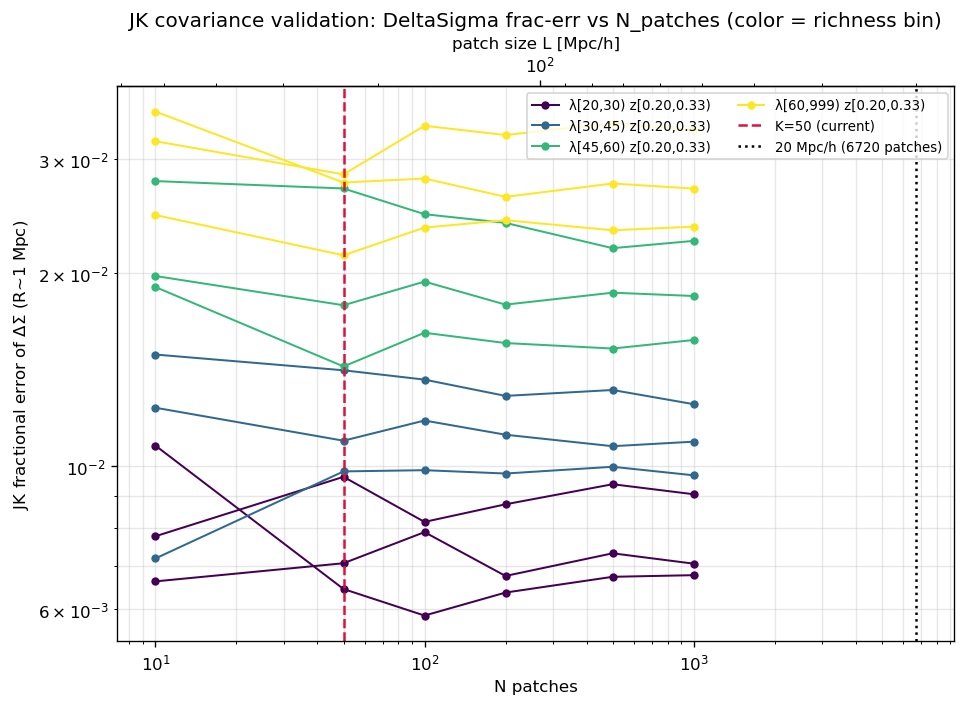

This chart was generated by the following Python code:
"""Validate the DeltaSigma jackknife covariance: fractional error vs N_patches.

Concern: is K_JK=50 enough, and are the patches large enough to be quasi-independent
(patch size must exceed the measurement's max scale, ~5 Mpc/h, with buffer -> ~20
Mpc/h)? Scan N_patches from 10 up to N(20 Mpc/h) and plot the JK fractional error of
DeltaSigma (at R~1 Mpc, unit-independent) per (lambda_obs, z) bin.

Expected: a plateau where the JK is converged and patches are independent; a DROP at
large N (patches < ~20 Mpc/h -> patches share correlated LSS -> JK UNDER-estimates).
Uses the naive lambda_obs stack (fast; frac-err-vs-N behavior governs the cov, and
for lambda_obs the mass-matched stack = naive to ~1-3%).
"""
import os
import warnings
import numpy as np
import matplotlib
matplotlib.use("Agg")
import matplotlib.pyplot as plt
import sys
sys.path.insert(0, "/pscratch/sd/j/jesteves/github/mock_cluster_buzzard/src")
import fitsio
from fileLoc import FileLocs
from astropy.cosmology import FlatLambdaCDM
from costanzi_selection import (sample_lambda_true, sample_lambda_obs,
                                load_prj_posterior_mean)
from sklearn.cluster import MiniBatchKMeans

warnings.filterwarnings("ignore")
os.environ.setdefault("OMP_NUM_THREADS", "1")
COSMO = FlatLambdaCDM(H0=70, Om0=0.286)
H = 0.70
LBDBINS = np.array([20, 30, 45, 60, 500])
ZMIN_LIST = np.array([0.20, 0.37, 0.50]); ZMAX_LIST = np.array([0.33, 0.50, 0.65])
PRJ_FILE = ("/pscratch/sd/j/jesteves/github/mock_cluster_buzzard/data/"
            "prj_params_DESY3_lss_lin_dep_getdist_v1.txt")
_e2 = np.exp(np.linspace(np.log(0.0323), np.log(30.0), 16))
R_SIG = np.sqrt(_e2[:-1] * _e2[1:])
RI = int(np.argmin(np.abs(R_SIG - 1.0)))                  # radius ~1 Mpc for the frac-err


def main():
    fl = FileLocs(machine="nersc")
    p = fitsio.read(fl.profile_output_fname); h = fitsio.read(fl.halo_run_fname)
    good = ((p["pid"] == -1) & (p["cosi"] >= 0) & (p["cosi"] <= 1)
            & ((p["redshift"] < 0.33) | (p["redshift"] > 0.37))
            & (p["redshift"] >= 0.2) & (p["redshift"] <= 0.65)
            & (np.log10(p["Mvir"]) >= 13.0))
    Mvir = p["Mvir"][good].astype(float); z = p["redshift"][good].astype(float)
    DS = np.asarray(p["DeltaSigma"])[good][:, RI]         # (N,) at R~1 Mpc
    ra, dec = h["RA"][good].astype(float), h["DEC"][good].astype(float)

    rng = np.random.default_rng(42)
    prj = load_prj_posterior_mean(PRJ_FILE)
    lobs, *_ = sample_lambda_obs(sample_lambda_true(Mvir, z, rng=rng).astype(float),
                                 z, prj, rng=rng)

    # analysis bin index (lambda-major il*3+iz), and per-bin masks
    nl, nz = len(LBDBINS) - 1, len(ZMIN_LIST)
    binid = np.full(z.size, -1)
    labels = []
    for il in range(nl):
        for iz in range(nz):
            m = ((lobs >= LBDBINS[il]) & (lobs < LBDBINS[il + 1])
                 & (z >= ZMIN_LIST[iz]) & (z < ZMAX_LIST[iz]))
            binid[m] = il * nz + iz
            labels.append(f"λ[{int(LBDBINS[il])},{int(LBDBINS[il+1]) if LBDBINS[il+1]<500 else 999}) "
                          f"z[{ZMIN_LIST[iz]:.2f},{ZMAX_LIST[iz]:.2f})")

    # footprint area -> patch size L(N) [Mpc/h]
    cs = 0.2
    cells = len(set(zip((ra / cs).astype(int).tolist(), (dec / cs).astype(int).tolist())))
    Om = cells * cs * cs * np.mean(np.cos(np.radians(dec))) * (np.pi / 180) ** 2
    Dc_h = COSMO.comoving_distance(np.median(z)).to_value("Mpc") * H
    A = Om * Dc_h ** 2                                    # (Mpc/h)^2
    Nmax = int(A / 20.0 ** 2)                             # patches ~ 20 Mpc/h
    print(f"area={A:.2e} (Mpc/h)^2 ; N(20 Mpc/h)={Nmax}")

    Ns = np.array([10, 50, 100, 200, 500, 1000])
    fracerr = np.full((len(Ns), nl * nz), np.nan)
    for ii, Nc in enumerate(Ns):
        lab = MiniBatchKMeans(n_clusters=int(Nc), random_state=0, n_init=3,
                              batch_size=10000).fit_predict(np.column_stack([ra, dec]))
        for b in range(nl * nz):
            m = binid == b
            pk = lab[m]; ds = DS[m]
            psum = np.zeros(Nc); pcnt = np.zeros(Nc)
            np.add.at(psum, pk, ds); np.add.at(pcnt, pk, 1.0)
            tot_s, tot_c = ds.sum(), ds.size
            occ = pcnt > 0                                # patches with halos in this bin
            loo = (tot_s - psum[occ]) / (tot_c - pcnt[occ])   # leave-one-out means
            K = occ.sum()
            var = (K - 1) / K * np.sum((loo - loo.mean()) ** 2)
            fracerr[ii, b] = np.sqrt(var) / (tot_s / tot_c)
        print(f"  N={Nc:5d} (L={np.sqrt(A/Nc):5.1f} Mpc/h)  "
              f"mean fracerr={np.nanmean(fracerr[ii]):.4f}")

    # --- plot ---
    fig, ax = plt.subplots(figsize=(9, 6))
    cmap = plt.cm.viridis
    for b in range(nl * nz):
        il = b // nz
        ax.plot(Ns, fracerr[:, b], "o-", ms=4, lw=1.2, color=cmap(il / (nl - 1)),
                label=labels[b] if b % nz == 0 else None)
    ax.axvline(50, color="crimson", ls="--", lw=1.5, label="K=50 (current)")
    ax.axvline(Nmax, color="k", ls=":", lw=1.5, label=f"20 Mpc/h ({Nmax} patches)")
    ax.set_xscale("log"); ax.set_yscale("log")
    ax.set_xlabel("N patches"); ax.set_ylabel(r"JK fractional error of $\Delta\Sigma$ (R~1 Mpc)")
    ax.set_title("JK covariance validation: DeltaSigma frac-err vs N_patches "
                 "(color = richness bin)")
    ax.legend(fontsize=8, ncol=2); ax.grid(alpha=0.3, which="both")
    secx = ax.secondary_xaxis("top", functions=(lambda n: np.sqrt(A / np.clip(n, 1, None)),
                                                 lambda L: A / np.clip(L, 1e-6, None) ** 2))
    secx.set_xlabel("patch size L [Mpc/h]")
    out = "validations/buzzard/jk_convergence_deltasigma.png"
    fig.savefig(out, dpi=120, bbox_inches="tight")
    print("wrote", out)


if __name__ == "__main__":
    main()
